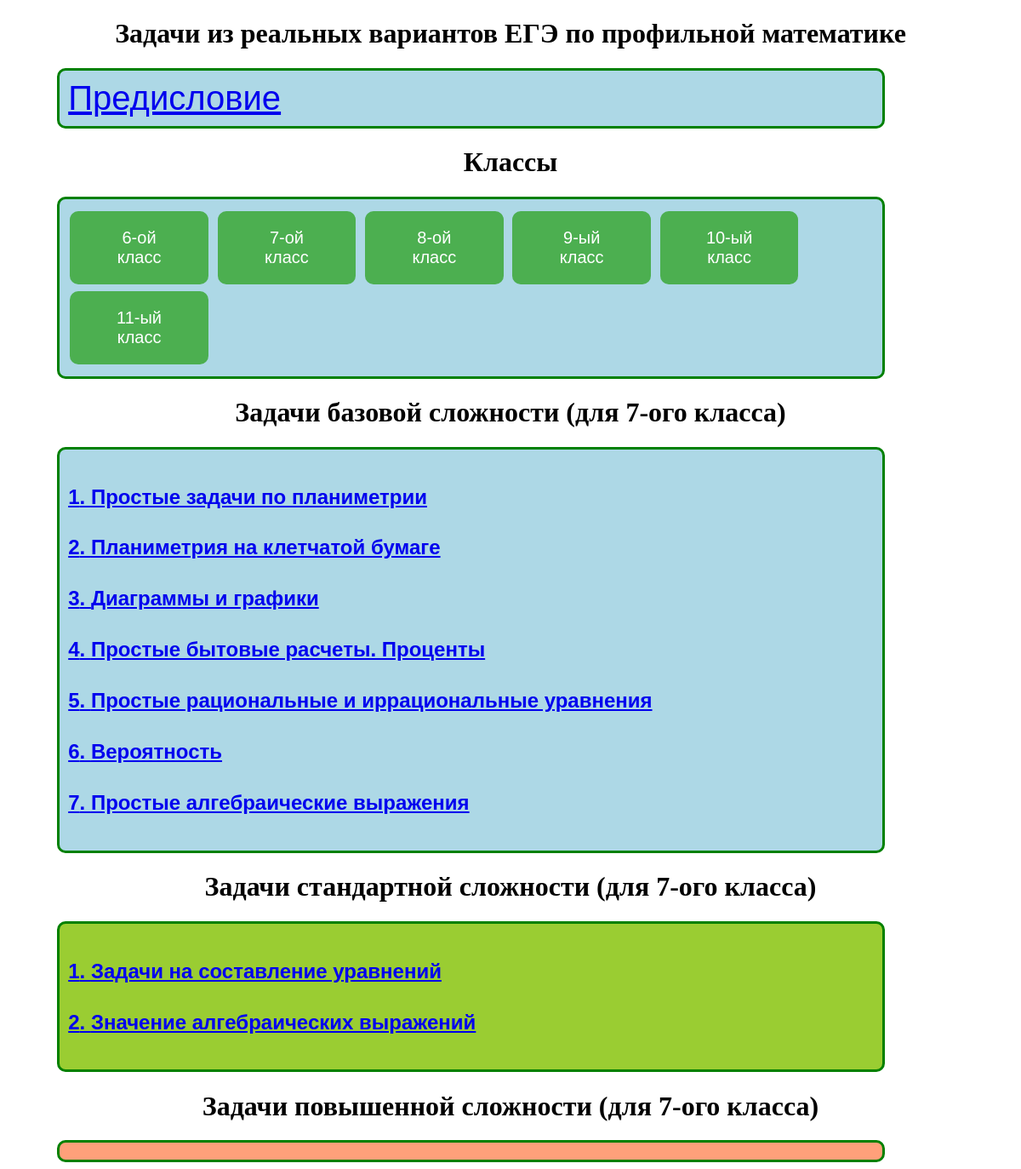
The app's page /gl/7/ with its own data.
### main/models.py (models this page shows, shortened)
class Topic(models.Model):
    name_topic = models.CharField(max_length=200, db_index=True)
    number_in_order = models.IntegerField(default=0)
    mett = models.IntegerField(default=0)
    tip_top = models.IntegerField(blank=True, null=True, default=0)

### main/views.py (the view)
# urls.py: path('gl/<int:mm>/', views.gl, name='gl'),
def gl(request, mm):
    if "DESKTOP" in socket.gethostname():
        form_nopor()
    print(mm)
    topp1 = Topic.objects.filter(tip_top=1, mett__lte=mm).order_by("number_in_order")
    topp2 = Topic.objects.filter(tip_top=2, mett__lte=mm).order_by("number_in_order")
    topp3 = Topic.objects.filter(tip_top=3, mett__lte=mm).order_by("number_in_order")
    context = {
        'mm': mm,
        'topp1': topp1,
        'topp2': topp2,
        'topp3': topp3
    }
    return render(request, 'main/gl.html', context=context)

### main/templates/main/gl.html (shortened to what this page needs)
<!doctype html>
<html lang="en">
<head>
</head>
<body>
<h1 align="center">Задачи из реальных вариантов ЕГЭ по профильной математике</h1>
<div class="px_l" style="background-color: LightBlue">
<a  style="font-size: 40px;" href= "{% url 'ege'  %}">Предисловие</a>
</div>
<h1 align="center"> Классы</h1>
<div class="px_l" style="background-color: LightBlue">
<a class="button" href= "{% url 'gl' 6 %}">6-ой класс</a>
<a class="button"  href="{% url 'gl' 7 %}">7-ой класс</a>
<a class="button" href="{% url 'gl' 8  %}">8-ой класс</a>
<a class="button" href="{% url 'gl' 9  %}">9-ый класс</a>
<a class="button" href="{% url 'gl' 10  %}">10-ый класс</a>
<a class="button" href="{% url 'gl' 11 %}">11-ый класс</a>
     </div>
 <h1 align="center"> Задачи базовой сложности (для {{mm}}-ого класса)</h1>
<div class="px_l" style="background-color: LightBlue">
 {% for t in topp1 %}
     <a  href="{% url 'probls' t.pk %}">
     <h4 align="left">  {{forloop.counter}}. {{t.name_topic}}</h4>
    </a>
  {%endfor%}
</div>
 <h1 align="center"> Задачи стандартной  сложности (для {{mm}}-ого класса)</h1>
<div class="px_l" style="background-color: YellowGreen">
 {% for t in topp2 %}
    <a  href="{% url 'probls' t.pk %}">
     <h4 align="left">  {{forloop.counter}}. {{t.name_topic}}</h4>
    </a>
  {%endfor%}
</div>
 <h1 align="center"> Задачи повышенной сложности (для {{mm}}-ого класса)</h1>
<div class="px_l" style="background-color: LightSalmon">
</div>
</body>
</html>

### main/templates/main/gl.html (style rules this page uses)
.px_l { padding: 10px; width: 80%; font-size:24px; background-color: white; margin-left: 5%; border: 3px solid green; border-radius: 10px; font-family: "Goudy Bookletter 1911", sans-serif; }
.button { border-radius:10px; background-color: #4CAF50; border: none; color: white; padding: 20px 34px; text-align: center; text-decoration: none; display: inline-block; font-size: 20px; margin: 4px 2px; cursor: pointer; width: 10%; height: 20%; }

### records on screen
Topic: name_topic "Простые задачи по планиметрии"
Topic: name_topic "Планиметрия на клетчатой бумаге"
Topic: name_topic "Диаграммы и графики"
Topic: name_topic "Простые бытовые расчеты. Проценты"
Topic: name_topic "Простые рациональные и иррациональные уравнения"
Topic: name_topic "Вероятность"
Topic: name_topic "Простые алгебраические выражения"
Topic: name_topic "Задачи на составление уравнений"
Topic: name_topic "Значение алгебраических выражений"

### other values on screen
{{ mm }} "7"
